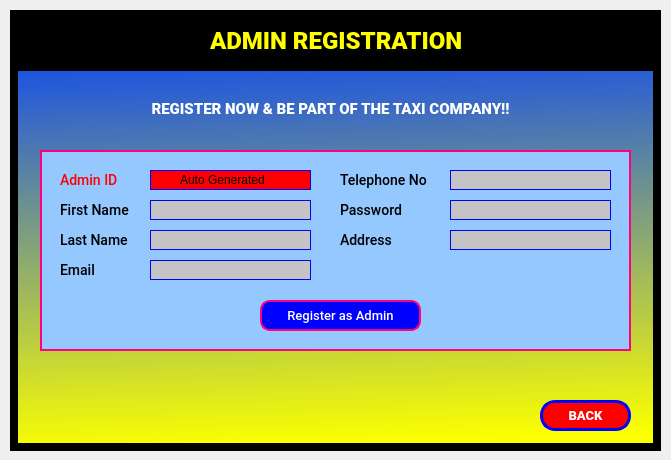
<?xml version="1.0" encoding="UTF-8"?>
<ui version="4.0">
 <class>adminRegisterScreen_Dialog</class>
 <widget class="QDialog" name="adminRegisterScreen_Dialog">
  <property name="geometry">
   <rect>
    <x>0</x>
    <y>0</y>
    <width>671</width>
    <height>460</height>
   </rect>
  </property>
  <property name="windowTitle">
   <string>Dialog</string>
  </property>
  <widget class="QWidget" name="adminRegisterScreen" native="true">
   <property name="geometry">
    <rect>
     <x>10</x>
     <y>10</y>
     <width>651</width>
     <height>441</height>
    </rect>
   </property>
   <property name="styleSheet">
    <string notr="true">border: 8px solid black;
background-color:qlineargradient(spread:pad, x1:0.0511364, y1:1, x2:0, y2:0, stop:0 rgba(251, 255, 0, 255), stop:0.98 rgba(0, 61, 255, 255), stop:1 rgba(0, 0, 0, 0));
</string>
   </property>
   <widget class="QLabel" name="register_txt">
    <property name="geometry">
     <rect>
      <x>200</x>
      <y>20</y>
      <width>291</width>
      <height>21</height>
     </rect>
    </property>
    <property name="styleSheet">
     <string notr="true">font-family: Roboto;
font-style: normal;
font-weight: 900;
font-size: 24px;
border: none;
background-color: none;
color: yellow;
</string>
    </property>
    <property name="text">
     <string>ADMIN REGISTRATION</string>
    </property>
   </widget>
   <widget class="QPushButton" name="backBtn">
    <property name="geometry">
     <rect>
      <x>530</x>
      <y>390</y>
      <width>91</width>
      <height>31</height>
     </rect>
    </property>
    <property name="styleSheet">
     <string notr="true">background: red;
border: 3px solid blue;
box-sizing: border-box;
border-radius: 15px;
font-family: Roboto;
font-style: normal;
font-weight: 900;
font-size: 13px;
text-align: center;
color: white;</string>
    </property>
    <property name="text">
     <string>BACK</string>
    </property>
   </widget>
   <widget class="QPushButton" name="registerAsAdminBtn">
    <property name="geometry">
     <rect>
      <x>250</x>
      <y>290</y>
      <width>161</width>
      <height>31</height>
     </rect>
    </property>
    <property name="styleSheet">
     <string notr="true">background: blue;
border: 2px solid rgb(255, 0, 127);
box-sizing: border-box;
border-radius: 10px;
font-family: Roboto;
font-style: normal;
font-weight:500;
font-size: 13px;
text-align: center;
color: white;</string>
    </property>
    <property name="text">
     <string>Register as Admin</string>
    </property>
   </widget>
   <widget class="QLabel" name="label">
    <property name="geometry">
     <rect>
      <x>0</x>
      <y>0</y>
      <width>651</width>
      <height>61</height>
     </rect>
    </property>
    <property name="styleSheet">
     <string notr="true">background-color: black;
border-bottom: 2px solid black;</string>
    </property>
    <property name="text">
     <string/>
    </property>
   </widget>
   <widget class="QLabel" name="firstNameLabel">
    <property name="geometry">
     <rect>
      <x>50</x>
      <y>190</y>
      <width>91</width>
      <height>21</height>
     </rect>
    </property>
    <property name="styleSheet">
     <string notr="true">font-family: Roboto;
font-style:normal;
font-weight:500;
font-size: 14px;
text-align: center;
color: #000000;
border: none;
background-color: none;</string>
    </property>
    <property name="text">
     <string>First Name</string>
    </property>
   </widget>
   <widget class="QLabel" name="emailLabel">
    <property name="geometry">
     <rect>
      <x>50</x>
      <y>250</y>
      <width>91</width>
      <height>21</height>
     </rect>
    </property>
    <property name="styleSheet">
     <string notr="true">font-family: Roboto;
font-style:normal;
font-weight:500;
font-size: 14px;
text-align: center;
color: #000000;
border: none;
background-color: none;</string>
    </property>
    <property name="text">
     <string>Email</string>
    </property>
   </widget>
   <widget class="QLabel" name="addressLabel">
    <property name="geometry">
     <rect>
      <x>330</x>
      <y>220</y>
      <width>91</width>
      <height>21</height>
     </rect>
    </property>
    <property name="styleSheet">
     <string notr="true">font-family: Roboto;
font-style:normal;
font-weight:500;
font-size: 14px;
text-align: center;
color: #000000;
border: none;
background-color: none;</string>
    </property>
    <property name="text">
     <string>Address</string>
    </property>
   </widget>
   <widget class="QLabel" name="telephoneNoLabel">
    <property name="geometry">
     <rect>
      <x>330</x>
      <y>160</y>
      <width>101</width>
      <height>21</height>
     </rect>
    </property>
    <property name="styleSheet">
     <string notr="true">font-family: Roboto;
font-style:normal;
font-weight:500;
font-size: 14px;
text-align: center;
color: #000000;
border: none;
background-color: none;</string>
    </property>
    <property name="text">
     <string>Telephone No</string>
    </property>
   </widget>
   <widget class="QLabel" name="LastNameLabel">
    <property name="geometry">
     <rect>
      <x>50</x>
      <y>220</y>
      <width>91</width>
      <height>21</height>
     </rect>
    </property>
    <property name="styleSheet">
     <string notr="true">font-family: Roboto;
font-style:normal;
font-weight:500;
font-size: 14px;
text-align: center;
color: #000000;
border: none;
background-color: none;</string>
    </property>
    <property name="text">
     <string>Last Name</string>
    </property>
   </widget>
   <widget class="QLabel" name="passwordLabel">
    <property name="geometry">
     <rect>
      <x>330</x>
      <y>190</y>
      <width>91</width>
      <height>21</height>
     </rect>
    </property>
    <property name="styleSheet">
     <string notr="true">font-family: Roboto;
font-style:normal;
font-weight:500;
font-size: 14px;
text-align: center;
color: #000000;
border: none;
background-color: none;</string>
    </property>
    <property name="text">
     <string>Password</string>
    </property>
   </widget>
   <widget class="QLineEdit" name="aTelephoneNoLineEdit">
    <property name="geometry">
     <rect>
      <x>440</x>
      <y>160</y>
      <width>161</width>
      <height>20</height>
     </rect>
    </property>
    <property name="styleSheet">
     <string notr="true">background: #C4C4C4;
border: 1px solid blue;</string>
    </property>
   </widget>
   <widget class="QLineEdit" name="aAddressLineEdit">
    <property name="geometry">
     <rect>
      <x>440</x>
      <y>220</y>
      <width>161</width>
      <height>20</height>
     </rect>
    </property>
    <property name="styleSheet">
     <string notr="true">background: #C4C4C4;
border: 1px solid blue;</string>
    </property>
   </widget>
   <widget class="QLineEdit" name="aPasswordLineEdit">
    <property name="geometry">
     <rect>
      <x>440</x>
      <y>190</y>
      <width>161</width>
      <height>20</height>
     </rect>
    </property>
    <property name="styleSheet">
     <string notr="true">background: #C4C4C4;
border: 1px solid blue;</string>
    </property>
   </widget>
   <widget class="QLineEdit" name="aEmailLineEdit">
    <property name="geometry">
     <rect>
      <x>140</x>
      <y>250</y>
      <width>161</width>
      <height>20</height>
     </rect>
    </property>
    <property name="styleSheet">
     <string notr="true">background: #C4C4C4;
border: 1px solid blue;</string>
    </property>
   </widget>
   <widget class="QLineEdit" name="aLastNameLineEdit">
    <property name="geometry">
     <rect>
      <x>140</x>
      <y>220</y>
      <width>161</width>
      <height>20</height>
     </rect>
    </property>
    <property name="styleSheet">
     <string notr="true">background: #C4C4C4;
border: 1px solid blue;</string>
    </property>
   </widget>
   <widget class="QLineEdit" name="aFirstNameLineEdit">
    <property name="geometry">
     <rect>
      <x>140</x>
      <y>190</y>
      <width>161</width>
      <height>20</height>
     </rect>
    </property>
    <property name="styleSheet">
     <string notr="true">background: #C4C4C4;
border: 1px solid blue;</string>
    </property>
    <property name="text">
     <string/>
    </property>
   </widget>
   <widget class="QLabel" name="label_11">
    <property name="geometry">
     <rect>
      <x>30</x>
      <y>140</y>
      <width>591</width>
      <height>201</height>
     </rect>
    </property>
    <property name="styleSheet">
     <string notr="true">border: 2px solid rgb(255, 0, 127);
background-color: rgb(149, 200, 255);</string>
    </property>
    <property name="text">
     <string/>
    </property>
   </widget>
   <widget class="QLabel" name="registerSlogan">
    <property name="geometry">
     <rect>
      <x>120</x>
      <y>90</y>
      <width>401</width>
      <height>16</height>
     </rect>
    </property>
    <property name="styleSheet">
     <string notr="true">font-family: Roboto;
font-style: normal;
font-weight: 900;
font-size: 15px;
text-align: center;
border: none;
color: white;
background-color: none;
</string>
    </property>
    <property name="text">
     <string>&lt;html&gt;&lt;head/&gt;&lt;body&gt;&lt;p align=&quot;center&quot;&gt;&lt;span style=&quot; font-size:11pt;&quot;&gt;REGISTER NOW &amp;amp; BE PART OF THE TAXI COMPANY!!&lt;/span&gt;&lt;/p&gt;&lt;/body&gt;&lt;/html&gt;</string>
    </property>
   </widget>
   <widget class="QLineEdit" name="aAdminIDLineEdit">
    <property name="geometry">
     <rect>
      <x>140</x>
      <y>160</y>
      <width>161</width>
      <height>20</height>
     </rect>
    </property>
    <property name="styleSheet">
     <string notr="true">background: red;
border: 1px solid blue;</string>
    </property>
    <property name="text">
     <string/>
    </property>
   </widget>
   <widget class="QLabel" name="customerIDLabel">
    <property name="geometry">
     <rect>
      <x>50</x>
      <y>160</y>
      <width>91</width>
      <height>21</height>
     </rect>
    </property>
    <property name="styleSheet">
     <string notr="true">font-family: Roboto;
font-style:normal;
font-weight:500;
font-size: 14px;
text-align: center;
color: red;
border: none;
background-color: none;</string>
    </property>
    <property name="text">
     <string>Admin ID</string>
    </property>
   </widget>
   <widget class="QLabel" name="logo">
    <property name="geometry">
     <rect>
      <x>50</x>
      <y>0</y>
      <width>61</width>
      <height>61</height>
     </rect>
    </property>
    <property name="styleSheet">
     <string notr="true">background-color: none;
border: none;
padding: 3px 0px;</string>
    </property>
    <property name="text">
     <string/>
    </property>
    <property name="pixmap">
     <pixmap>../Sketch imgs/official-taxi-logo.png</pixmap>
    </property>
    <property name="scaledContents">
     <bool>true</bool>
    </property>
   </widget>
   <widget class="QLabel" name="logo_2">
    <property name="geometry">
     <rect>
      <x>30</x>
      <y>360</y>
      <width>101</width>
      <height>61</height>
     </rect>
    </property>
    <property name="styleSheet">
     <string notr="true">background-color: none;
border: none;</string>
    </property>
    <property name="text">
     <string/>
    </property>
    <property name="pixmap">
     <pixmap>../Sketch imgs/registerNow.png</pixmap>
    </property>
    <property name="scaledContents">
     <bool>true</bool>
    </property>
   </widget>
   <widget class="QLabel" name="label_3">
    <property name="geometry">
     <rect>
      <x>170</x>
      <y>160</y>
      <width>91</width>
      <height>20</height>
     </rect>
    </property>
    <property name="styleSheet">
     <string notr="true">background-color: none;
border: none;</string>
    </property>
    <property name="text">
     <string>Auto Generated</string>
    </property>
   </widget>
   <zorder>label</zorder>
   <zorder>label_11</zorder>
   <zorder>backBtn</zorder>
   <zorder>registerAsAdminBtn</zorder>
   <zorder>register_txt</zorder>
   <zorder>firstNameLabel</zorder>
   <zorder>emailLabel</zorder>
   <zorder>addressLabel</zorder>
   <zorder>telephoneNoLabel</zorder>
   <zorder>LastNameLabel</zorder>
   <zorder>passwordLabel</zorder>
   <zorder>aTelephoneNoLineEdit</zorder>
   <zorder>aAddressLineEdit</zorder>
   <zorder>aPasswordLineEdit</zorder>
   <zorder>aEmailLineEdit</zorder>
   <zorder>aLastNameLineEdit</zorder>
   <zorder>aFirstNameLineEdit</zorder>
   <zorder>registerSlogan</zorder>
   <zorder>aAdminIDLineEdit</zorder>
   <zorder>customerIDLabel</zorder>
   <zorder>logo</zorder>
   <zorder>logo_2</zorder>
   <zorder>label_3</zorder>
  </widget>
 </widget>
 <resources/>
 <connections/>
</ui>
